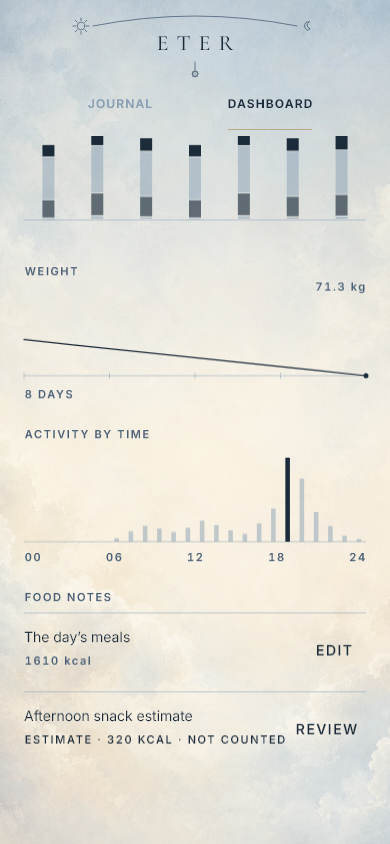
#> input picture app/test/golden/body-activity-day-390x844.png, 390 x 844 px
$ python grade_day_sky.py ../app/test/golden/body-activity-day-390x844.png out.png
#> lines starting #> are read from the running program, lines starting #| are printed output that depends on the picture
from __future__ import annotations

import argparse
from pathlib import Path

import cv2
import numpy as np


def hex_to_bgr(value: str) -> np.ndarray:
    value = value.lstrip("#")
    r, g, b = (int(value[i : i + 2], 16) for i in (0, 2, 4))
    return np.array([b, g, r], dtype=np.float32)


def main() -> None:
    parser = argparse.ArgumentParser(
        description=(
            "Grade the delivered sky master toward the Day Sky 'sunny morning' "
            "register. Unlike grade_sky_background.py — which desaturated the "
            "photograph until the light theme read as neutral grey — this keeps "
            "the sky blue, lifts it to a daylight exposure, and blooms a warm "
            "sun low on the frame so the surface has a light source."
        )
    )
    parser.add_argument("input", type=Path)
    parser.add_argument("output", type=Path)
    parser.add_argument("--sat", type=float, default=0.92,
                        help="saturation multiplier; stays near 1 so the sky is blue")
    parser.add_argument("--lift", type=float, default=0.46,
                        help="lightness gamma (<1 brightens mids toward daylight)")
    parser.add_argument("--blend", type=float, default=0.30,
                        help="fraction of the vertical design gradient in the result")
    parser.add_argument("--top", default="#BFDDF2",
                        help="gradient top — open sky, between sky200 and sky300")
    parser.add_argument("--bottom", default="#FDFBF4",
                        help="gradient bottom — warm horizon haze")
    parser.add_argument("--sun-x", type=float, default=0.72,
                        help="sun centre, fraction of width")
    parser.add_argument("--sun-y", type=float, default=0.86,
                        help="sun centre, fraction of height")
    parser.add_argument("--sun-strength", type=float, default=0.34)
    parser.add_argument("--despeckle", type=int, default=9,
                        help="median kernel that removes the master's dusk stars")
    parser.add_argument("--sun-radius", type=float, default=0.78,
                        help="bloom radius as a fraction of the short edge")
    args = parser.parse_args()

    bgr = cv2.imread(str(args.input), cv2.IMREAD_COLOR)
#> bgr is the input picture: shape (844, 390, 3); mean B, G, R 217.9, 225.1, 226
    if bgr is None:
        raise SystemExit(f"cannot read {args.input}")

    # The master is a dusk exposure and still holds a few visible stars. A
    # daylight sky must not, and lifting the mids only makes them more
    # obvious, so they are median-filtered out before grading. The sky is a
    # smooth gradient, so nothing else is lost.
    if args.despeckle > 1:
        k = args.despeckle | 1  # medianBlur requires an odd kernel
        bgr = cv2.medianBlur(bgr, k)
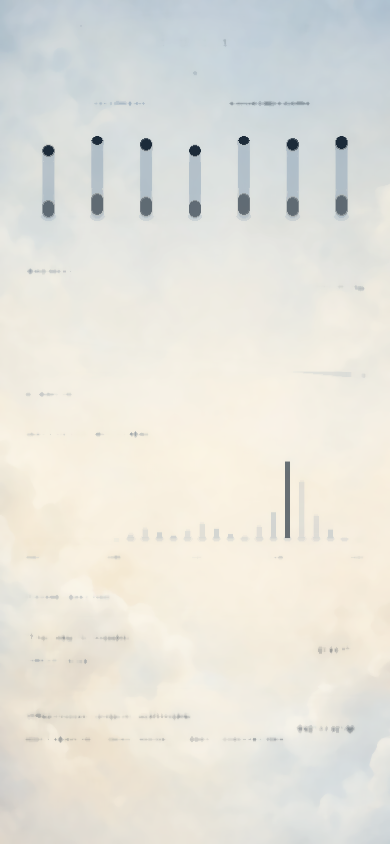
#> bgr: shape (844, 390, 3); mean B, G, R 219.7, 227.3, 228.6

    hls = cv2.cvtColor(bgr, cv2.COLOR_BGR2HLS).astype(np.float32)
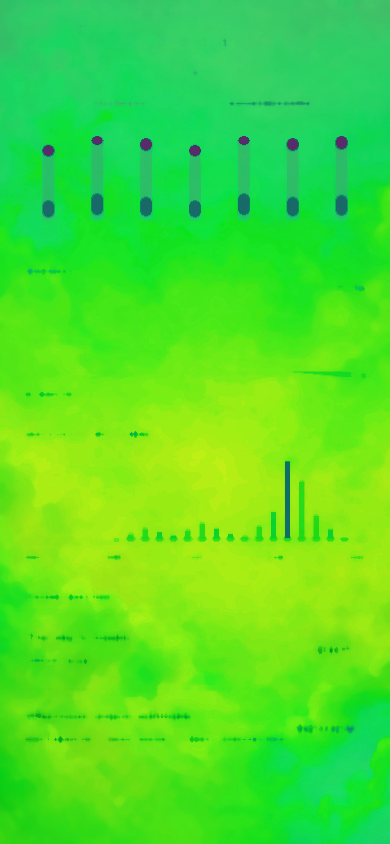
#> hls: shape (844, 390, 3) float32; mean B, G, R 42.5, 224.5, 77.8
    hls[..., 1] = 255.0 * (hls[..., 1] / 255.0) ** args.lift
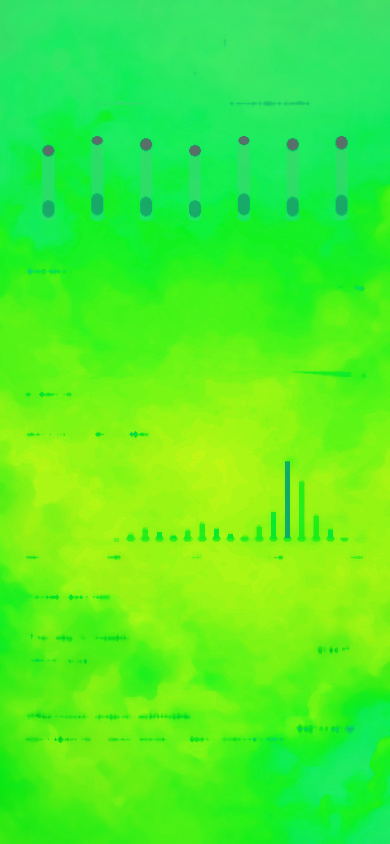
#> hls: shape (844, 390, 3) float32; mean B, G, R 42.5, 240.4, 77.8
    hls[..., 2] = np.clip(hls[..., 2] * args.sat, 0, 255)
    graded = cv2.cvtColor(hls.astype(np.uint8), cv2.COLOR_HLS2BGR).astype(np.float32)
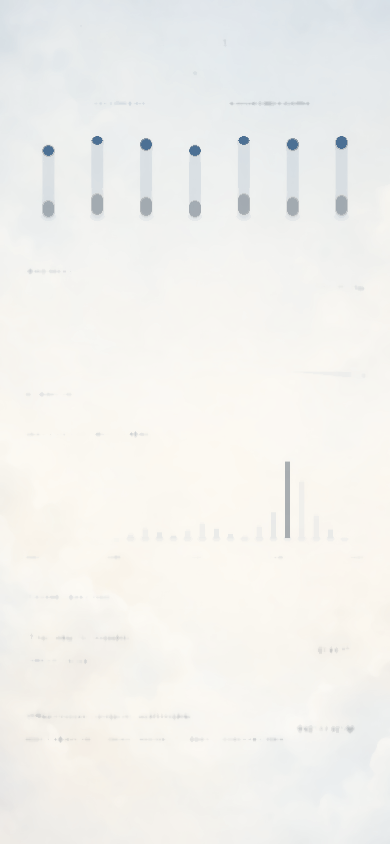
#> graded: shape (844, 390, 3) float32; mean B, G, R 237.8, 241.3, 241.5

    height, width = graded.shape[:2]
#> height = 844; width = 390
    top = hex_to_bgr(args.top)
    bottom = hex_to_bgr(args.bottom)
    t = np.linspace(0.0, 1.0, height, dtype=np.float32)[:, None, None]
#> t = 844 values from 0 to 1
    # Ease the vertical ramp so the horizon haze gathers low instead of
    # washing the whole frame evenly.
    t = t ** 1.6
    gradient = np.repeat(top[None, None, :] * (1 - t) + bottom[None, None, :] * t,
                         width, axis=1)
    out = graded * (1.0 - args.blend) + gradient * args.blend

    # Warm sun bloom: a soft radial falloff toward a low-saturation warm white.
    ys, xs = np.mgrid[0:height, 0:width].astype(np.float32)
    cx, cy = args.sun_x * width, args.sun_y * height
#> cx = 280.8; cy = 725.8
    radius = args.sun_radius * min(width, height)
#> radius = 304.2
    distance = np.sqrt((xs - cx) ** 2 + (ys - cy) ** 2) / radius
    falloff = np.clip(1.0 - distance, 0.0, 1.0) ** 2.2
    bloom = (falloff * args.sun_strength)[..., None]
    sun = hex_to_bgr("#FFF6E2")[None, None, :]
    out = out * (1.0 - bloom) + sun * bloom

    cv2.imwrite(str(args.output), np.clip(out, 0, 255).astype(np.uint8))
    print(f"wrote {args.output}")


if __name__ == "__main__":
    main()

$ run again, on app/test/golden/body-estimate-correction-day-390x844.png
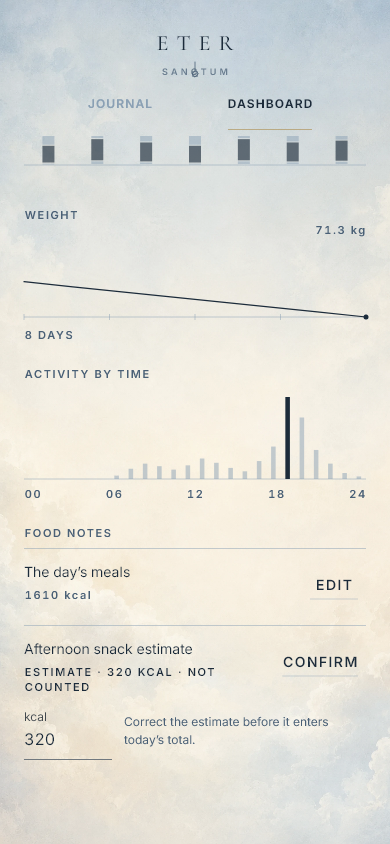
#> input picture app/test/golden/body-estimate-correction-day-390x844.png, 390 x 844 px
#> in main, bgr is the input picture: shape (844, 390, 3); mean B, G, R 218.3, 225.6, 226.6
#> in main, `hls[..., 1] = 255.0 * (hls[..., 1] / 255.0) ** args.lift`:
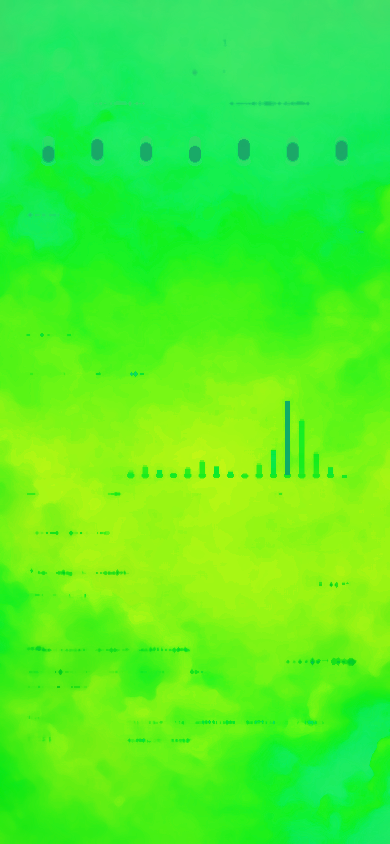
#> hls: shape (844, 390, 3) float32; mean B, G, R 41.9, 240.9, 77.7
#> in main, `graded = cv2.cvtColor(hls.astype(np.uint8), cv2.COLOR_HLS2BGR).astype(..`:
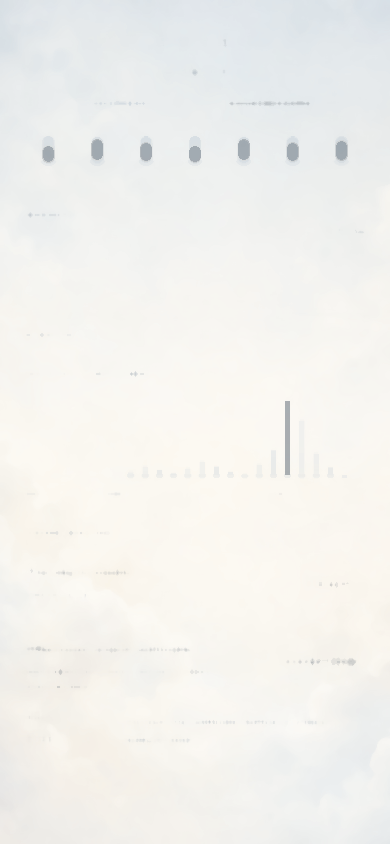
#> graded: shape (844, 390, 3) float32; mean B, G, R 238.2, 241.8, 242.2

$ run again, on app/test/golden/body-estimate-correction-en-day-390x844.png
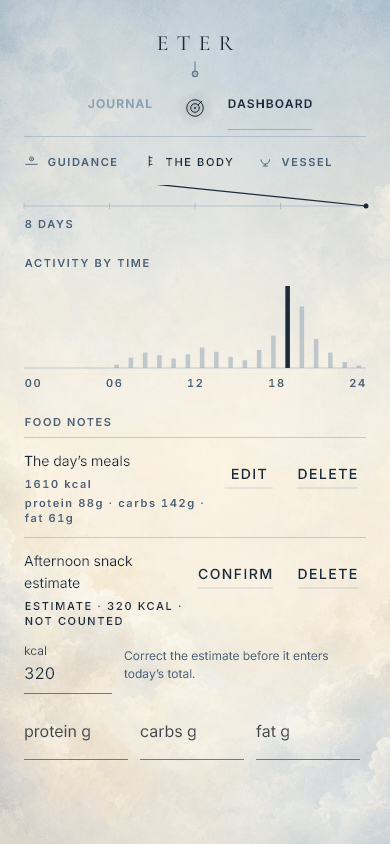
#> input picture app/test/golden/body-estimate-correction-en-day-390x844.png, 390 x 844 px
#> in main, bgr is the input picture: shape (844, 390, 3); mean B, G, R 218.1, 225.4, 226.3
#> in main, `hls[..., 1] = 255.0 * (hls[..., 1] / 255.0) ** args.lift`:
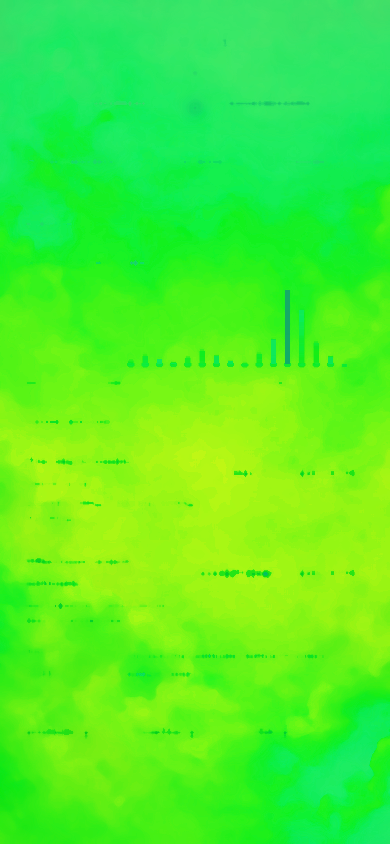
#> hls: shape (844, 390, 3) float32; mean B, G, R 41.8, 241.2, 77.6
#> in main, `graded = cv2.cvtColor(hls.astype(np.uint8), cv2.COLOR_HLS2BGR).astype(..`:
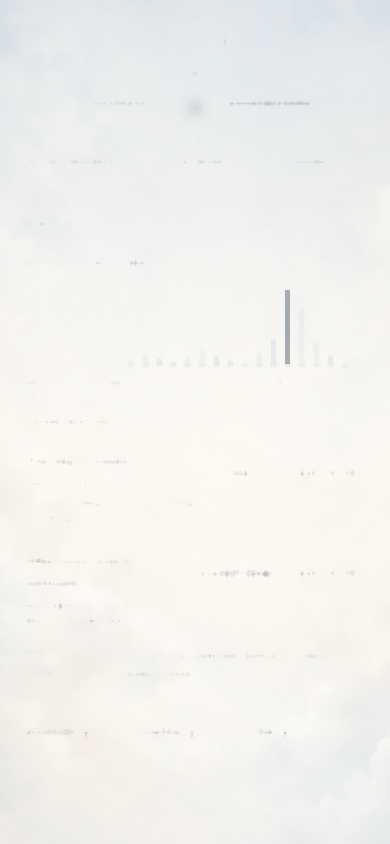
#> graded: shape (844, 390, 3) float32; mean B, G, R 238.4, 242.1, 242.5
